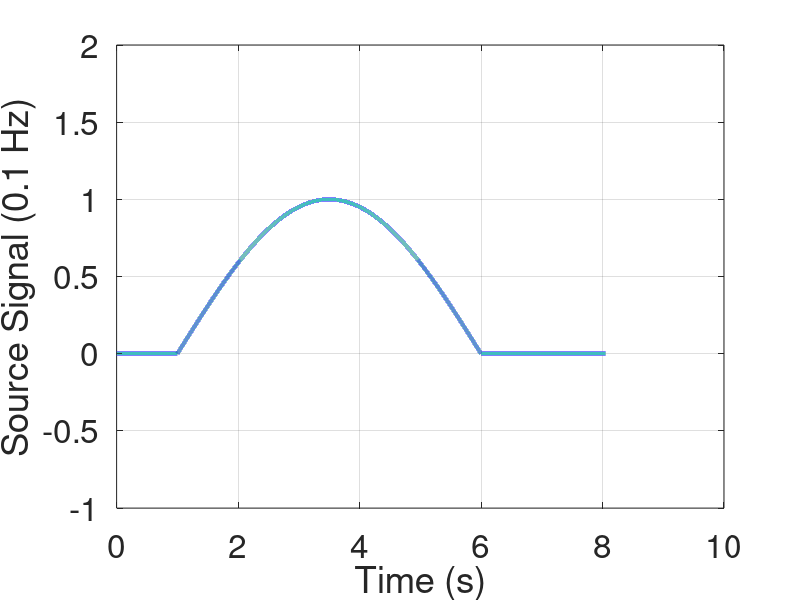

Write the MATLAB code that produced this figure. (Note: a time limit stopped this script after it produced the figure.)
clear all 
clc
close all
%%%%%%%%%%%%%%%%%%%%%%%%%%%%%%%%%%%%%%%%%%%%%%%%%%%%%%%%%%%%%%%%%%%%%%%
nfig=0;
video_steps = 250; %200
take_video = 1; %1 to save video of individual cases
%%%%%%%%%%%%%%%%%%%%%%%%%%%%%%%%%%%%%%%%%%%%%%%%%%%%%%%%%%%%%%%%%%%%%%%
%simulations 
%%%%%%%%%%%%%%%%%%%%%%%%%%%%%%%%%%%%%%%%%%%%%%%%%%%%%%%%%%%%%%%%%%%%%%%
L = 400;     %length of network in m
khat = 1;   %stiffness between agents
f1 = 0.08; f2 = 0.1; f3 = 10;   %Hz source frequency
% f1 = 0.08; f2 = 0.1; f3 = 100;   %Hz source frequency
% f1 = 0.08; f2 = 0.5; f3 = 10;   %Hz source frequency
disp(['Simulating frequencies: ' num2str(f1) ' Hz, ' num2str(f2) ' Hz, ' num2str(f3) ' Hz.'])
%wave properties

T1 = 1/f1;                  %time period of propagated in seconds
T2 = 1/f2;
T3 = 1/f3;

cases_to_run = [1 1 0 1];   %[DSR Mom-small-damping Mom-large-damping Nesterov]


%%%%%%%%%%%%%%%%%%%%%%%%%%%%%%%%%%%%%%%%%%%%%%
%DSR parameters
gamma_dsr = 10;
% gamma_dsr = 5;
% gamma_dsr = 15;
beta2_dsr = 1;   %=1 for DSR
delta_t = 10^(-4); 
dt = delta_t;



%Momentum parameter
gamma_m = gamma_dsr;
beta2_m_1 = 0.999;
beta2_m_2 = 1;
beta1_m = 0;

%Nesterov parameter
gamma_n = gamma_dsr;
beta2_n = 0.999;
beta1_n = gamma_n*dt*beta2_n*(1+beta2_n);
beta2_n_2 = 1;
beta1_n_2 = gamma_n*dt*beta2_n_2*(1+beta2_n_2);


a = 0.2; %0.0224; %sqrt(v^2*beta2*delta_t*2/gamma)
v = sqrt(gamma_dsr*a^2/(2*1*delta_t*beta2_dsr))        %wave velocity in m/s

tend = max(0.9*L/v) %2.8835e+03 %20*L/v;           %s - duration of simulation time -- BEFORE REFLECTION 
% return


%%%%%%%%%%%%%%%%%%%%%%%%%%%%%%%%%%%%%%%%%%%

%%%%%%%%%%%%%%%%%%%%%%%%%%%%%%%%%%%%
%constrained parameters 
D = 1; %number of spatial dimensions


n = 1*round(L/a) %number of agents

%return
%%%%%%%%%%%%%%%%%%%%%%%%%%%%%%%%%%%%%%%%%%%%%%
%network definition
connection_struct = [-0.5 1 -0.5];
A = zeros(n,n);
A(1,1) = 1; A(1, 2) = -0.5; 
A(n,n) = 1; A(n,n-1) = -1;
for i=2:1:n-1
    A(i,i-1:1:i+1) = connection_struct;
end
A = A;
B = [0.5; zeros(n-1,1)];

lambda_A = eig(A);

% beta1_dsr = 0*4/(max(lambda_A)*(gamma_dsr*delta_t+2));
beta1_dsr = 0.9*((beta2_dsr+1) - gamma_dsr*delta_t/2 )/max(lambda_A);


% 
% beta2_dsr = (pi^2*a^2/(4*L^2))*( sqrt( gamma_dsr*dt/(2*D) + 4*(L^2)/(pi^2*a^2) + beta1_dsr/(2*D) ) - sqrt( gamma_dsr*dt/(2*D)) )^2
%  c = sqrt(gamma_dsr*a^2/(2*D*delta_t*beta2_dsr));
%  zeta_dsr = (1-beta2_dsr)*L/(pi*c*beta2_dsr*dt) + beta1_dsr*pi*c/(4*gamma_dsr*L)
% omega_0 = pi*c/(2*L);
%  predicted_settling_time = 6/(zeta_dsr*omega_0)

predicted_settling_time = tend;
 
% 
%   return

%%%%%%%%%%%%%%%%%%%%%%%%%%%%%%%%%%%%%%%%%%%



%time variable
ts = 0:delta_t:T2/2; %time period of initial BC creating pulse
t = [ts (ts(end)+delta_t):delta_t:tend]; %time vector


%%%%%%%%%%%%%%%%%%%%%%%%%%%%%%%%%%%%%%%%%%%%%%%%%%%%%%
%define input source
input1 = sin(2*pi*ts/T2);
input2 = 1*sin(2*pi*ts/T3);
input = input1 + input2;
initialzeros = 10000; %2
Is1 = [zeros(1,initialzeros) input1 zeros(1, length(t)-length(ts)-initialzeros)];
Is2 = [zeros(1,initialzeros) input2 zeros(1, length(t)-length(ts)-initialzeros)];
Is = [zeros(1,initialzeros) input zeros(1, length(t)-length(ts)-initialzeros)];
% Is_1 = ones(size(t)); %sin(2*pi*f1*t);
% Is_2 = sin(2*pi*f2*t);
% Is_3 = sin(2*pi*f3*t);

Is_unitstep = ones(size(t));

% nfig=nfig+1; figure(nfig);
% plot(t, Is_1, '-', t, Is_2, '-', t, Is_3, '-', 'LineWidth', 3);
% xlabel('Time (s)');
% ylabel('Is');
% title('Source Trajectory');

nfig=nfig+1; figure(nfig);
plot(t, Is1, '-','LineWidth', 3);
xlabel('Time (s)');
ylabel('Source Signal (0.1 Hz)');
grid on
set(gca, 'FontSize', 24);
ylim([-1 2])

nfig=nfig+1; figure(nfig);
plot(t, Is2, '-','LineWidth', 3);
xlabel('Time (s)');
ylabel('Source Signal (10 Hz)');
grid on
set(gca, 'FontSize', 24);
ylim([-1 2])

nfig=nfig+1; figure(nfig);
plot(t, Is, '-','LineWidth', 3);
xlabel('Time (s)');
ylabel('Source Signal (I_s)');
grid on
set(gca, 'FontSize', 24);
ylim([-1 2])

%  return



if (cases_to_run(1)==1)


            %%%%%%%% METHOD 2: DSR %%%%%%%%%%%%%%%%%%%%%%%%%%%%
            
            %number of discrete x points
            num_of_x = n; %equal to number of agents in 1d network
            
            %number of time steps 
            num_of_t = length(t);
            
            Idsr1 = zeros(num_of_x, 3);  
            Im_1 = zeros(num_of_x,3);
            Im_2 = zeros(num_of_x, 3);
            Im_3 = zeros(num_of_x, 3);

%             thetadsr = pi/2*ones(num_of_x, 3); %initially the angle is pi/2
%             xdsr = linspace(a, num_of_x*a, num_of_x);
%             ydsr = 0*xdsr;
%             vel = L/4; 
%              leader_x_history_dsr = [];
%              leader_y_history_dsr = [];
%              follower_x_history_dsr = [];
%              follower_y_history_dsr = [];

            %defining variables to take snaps of wave at two instants
                snap1_taken = 0;
                snap2_taken = 0;
                snap3_taken = 0;
                snap4_taken = 0;
                snap5_taken = 0;
                snap6_taken = 0; 

        if (take_video == 1)
%             vidObj0 = VideoWriter('Oct_24_Case0.mp4', 'MPEG-4'); open(vidObj0);
%             vidObj1 = VideoWriter('Oct_24_Case1.mp4', 'MPEG-4'); open(vidObj1);
%             vidObj2 = VideoWriter('Oct_24_Case2.mp4', 'MPEG-4'); open(vidObj2);
            vidObj = VideoWriter('MovieS1.mp4', 'MPEG-4'); open(vidObj);
        end

            
            for k = [3:1:num_of_t] 
                t(k)/t(end)

                iii=3;

            %frequency f1
            %%%%%%%%%%%%%%%%%%%%%%%%%%%%%%%%%%%%%%%%%%%%%%%%%%%%    
               for i=1:1:(num_of_x) 
                   
                   if i==1 
                    Deltai_kminus1 =  Idsr1(i,iii-1) - 0.5*Idsr1(i+1,iii-1) -0.5*Is(k-1) ; 
                    Deltai_kminus2 =  Idsr1(i,iii-2) - 0.5*Idsr1(i+1,iii-2) -0.5*Is(k-2) ; 
                   elseif i == num_of_x        
                    Deltai_kminus1 = -1*Idsr1(i-1,iii-1) + Idsr1(i,iii-1); 
                    Deltai_kminus2 = -1*Idsr1(i-1,iii-2) + Idsr1(i,iii-2);         
                   else
                    Deltai_kminus1 = -0.5*Idsr1(i-1,iii-1) + Idsr1(i,iii-1) - 0.5*Idsr1(i+1,iii-1);  
                    Deltai_kminus2 = -0.5*Idsr1(i-1,iii-2) + Idsr1(i,iii-2) - 0.5*Idsr1(i+1,iii-2); 
                   end
                
                   Idsr1(i,iii) = Idsr1(i,iii-1) - gamma_dsr*delta_t*Deltai_kminus1 - beta1_dsr*(Deltai_kminus1-Deltai_kminus2) ...
                                + beta2_dsr*(Idsr1(i,iii-1)-Idsr1(i,iii-2));% + gamma_dsr*delta_t*B(i)*Is(k-1); 
               end

%                for i=1:1:(num_of_x) 
%                    
%                    if i==1 
%                     Deltai_kminus1 =  Idsr1(i,iii-1) - 0.5*Idsr1(i+1,iii-1);% -0.5*Is(k-1) ; 
%                     Deltai_kminus2 =  Idsr1(i,iii-2) - 0.5*Idsr1(i+1,iii-2);% -0.5*Is(k-2) ; 
%                    elseif i == num_of_x        
%                     Deltai_kminus1 = -1*Idsr1(i-1,iii-1) + Idsr1(i,iii-1); 
%                     Deltai_kminus2 = -1*Idsr1(i-1,iii-2) + Idsr1(i,iii-2);         
%                    else
%                     Deltai_kminus1 = -0.5*Idsr1(i-1,iii-1) + Idsr1(i,iii-1) - 0.5*Idsr1(i+1,iii-1);  
%                     Deltai_kminus2 = -0.5*Idsr1(i-1,iii-2) + Idsr1(i,iii-2) - 0.5*Idsr1(i+1,iii-2); 
%                    end
%                 
%                    Idsr1(i,iii) = Idsr1(i,iii-1) - gamma_dsr*delta_t*Deltai_kminus1 - beta1_dsr*(Deltai_kminus1-Deltai_kminus2) ...
%                                 + beta2_dsr*(Idsr1(i,iii-1)-Idsr1(i,iii-2)) + gamma_dsr*delta_t*B(i)*Is(k-1); 
%                end
                

%                thetadsr = Idsr1*pi/2; %thetadsr + pi/2*Idsr1;
%                xdsr = xdsr + delta_t*cos(thetadsr(:,3)');
%                ydsr = ydsr + delta_t*sin(thetadsr(:,3)');

                Idsr = Idsr1;
                f=f2;

                Idsr1(:,1:2) = Idsr1(:,2:3);


                %%%%%%%%%%%%%%%%%%%%%%%%%%%%%%%%%%%%%%%%%%%%%%%%%%%%    
               for i=1:1:(num_of_x) 
                   
                   if i==1 
                    Deltai_kminus1 =  Im_1(i,iii-1) - 0.5*Im_1(i+1,iii-1) -0.5*Is(k-1) ; 
                    Deltai_kminus2 =  Im_1(i,iii-2) - 0.5*Im_1(i+1,iii-2) -0.5*Is(k-2) ; 
                   elseif i == num_of_x        
                    Deltai_kminus1 = -1*Im_1(i-1,iii-1) + Im_1(i,iii-1); 
                    Deltai_kminus2 = -1*Im_1(i-1,iii-2) + Im_1(i,iii-2);         
                   else
                    Deltai_kminus1 = -0.5*Im_1(i-1,iii-1) + Im_1(i,iii-1) - 0.5*Im_1(i+1,iii-1);  
                    Deltai_kminus2 = -0.5*Im_1(i-1,iii-2) + Im_1(i,iii-2) - 0.5*Im_1(i+1,iii-2); 
                   end
                
                   Im_1(i,iii) = Im_1(i,iii-1) - gamma_m*delta_t*Deltai_kminus1 - beta1_m*(Deltai_kminus1-Deltai_kminus2) ...
                                + beta2_m_1*(Im_1(i,iii-1)-Im_1(i,iii-2));% + gamma_m*delta_t*B(i)*Is(k-1); 
               end


             %                 Idsr = Idsr1;
                %                 f=f2;

                Im_1(:,1:2) = Im_1(:,2:3);



                %%%%%%%%%%%%%%%%%%%%%%%%%%%%%%%%%%%%%%%%%%%%%%%%%%%%    
               for i=1:1:(num_of_x) 
                   
                   if i==1 
                    Deltai_kminus1 =  Im_2(i,iii-1) - 0.5*Im_2(i+1,iii-1) -0.5*Is(k-1) ; 
                    Deltai_kminus2 =  Im_2(i,iii-2) - 0.5*Im_2(i+1,iii-2) -0.5*Is(k-2) ; 
                   elseif i == num_of_x        
                    Deltai_kminus1 = -1*Im_2(i-1,iii-1) + Im_2(i,iii-1); 
                    Deltai_kminus2 = -1*Im_2(i-1,iii-2) + Im_2(i,iii-2);         
                   else
                    Deltai_kminus1 = -0.5*Im_2(i-1,iii-1) + Im_2(i,iii-1) - 0.5*Im_2(i+1,iii-1);  
                    Deltai_kminus2 = -0.5*Im_2(i-1,iii-2) + Im_2(i,iii-2) - 0.5*Im_2(i+1,iii-2); 
                   end
                
                   Im_2(i,iii) = Im_2(i,iii-1) - gamma_m*delta_t*Deltai_kminus1 - beta1_m*(Deltai_kminus1-Deltai_kminus2) ...
                                + beta2_m_2*(Im_2(i,iii-1)-Im_2(i,iii-2));% + gamma_m*delta_t*B(i)*Is(k-1); 
               end


             %                 Idsr = Idsr1;
                %                 f=f2;

                Im_2(:,1:2) = Im_2(:,2:3);         





               %%%%%%%%%%%%%%%%%%%%%%%%%%%%%%%%%%%%%%%%%%%%%%%%%%%%    
               for i=1:1:(num_of_x) 
                   
                   if i==1 
                    Deltai_kminus1 =  Im_3(i,iii-1) - 0.5*Im_3(i+1,iii-1) -0.5*Is1(k-1) ; 
                    Deltai_kminus2 =  Im_3(i,iii-2) - 0.5*Im_3(i+1,iii-2) -0.5*Is1(k-2) ; 
                   elseif i == num_of_x        
                    Deltai_kminus1 = -1*Im_3(i-1,iii-1) + Im_3(i,iii-1); 
                    Deltai_kminus2 = -1*Im_3(i-1,iii-2) + Im_3(i,iii-2);         
                   else
                    Deltai_kminus1 = -0.5*Im_3(i-1,iii-1) + Im_3(i,iii-1) - 0.5*Im_3(i+1,iii-1);  
                    Deltai_kminus2 = -0.5*Im_3(i-1,iii-2) + Im_3(i,iii-2) - 0.5*Im_3(i+1,iii-2); 
                   end
                
                   Im_3(i,iii) = Im_3(i,iii-1) - gamma_m*delta_t*Deltai_kminus1 - beta1_m*(Deltai_kminus1-Deltai_kminus2) ...
                                + beta2_m_2*(Im_3(i,iii-1)-Im_3(i,iii-2));% + gamma_m*delta_t*B(i)*Is1(k-1); 
               end


             %                 Idsr = Idsr1;
                %                 f=f2;

                Im_3(:,1:2) = Im_3(:,2:3);  


            
                
            
                if (mod(k,video_steps) == 0)
 
                         ff = figure(100);
                           subplot(1,3,1)
                          plot(linspace(a, num_of_x*a, num_of_x), Im_2(:,iii-1), '.', 'MarkerSize',6);
                          axis([min(1*a) max(num_of_x*a) -1 2]);
                          grid on;
%                           xlabel('X-location of Agents','fontSize',24);
                          ylabel('Agent Responses','fontSize',20);              
                          %titlestring = ['DSR, \beta_2=' num2str(beta2_dsr) ', \omega_s=' num2str(f) ' Hz, Time = ',num2str(t(k)), ' s']; %['TIME STEP = ',num2str(j), ' TIME = ',num2str(t(j)), 'second'];
                          titlestring = ['Case 0: Undamped'];
                          title(titlestring ,'fontsize',20);  
                          set(gca, 'FontSize', 18); 
%                           pause(0.001)
%                           if (take_video == 1)
%                             F = getframe(gcf);
%                             writeVideo(vidObj0,F);
%                           end


%                            figure(200);
                             subplot(1,3,2)
                          plot(linspace(a, num_of_x*a, num_of_x), Im_1(:,iii-1), '.', 'MarkerSize',6);
                          axis([min(1*a) max(num_of_x*a) -1 2]);
                          grid on;
                          xlabel('X-location of Agents','fontSize',20);
%                           ylabel('Agent Responses','fontSize',24);              
                          %titlestring = ['DSR, \beta_2=' num2str(beta2_dsr) ', \omega_s=' num2str(f) ' Hz, Time = ',num2str(t(k)), ' s']; %['TIME STEP = ',num2str(j), ' TIME = ',num2str(t(j)), 'second'];
                          titlestring = ['Case 1: Viscous damping'];
                          title(titlestring ,'fontsize',20);  
                          set(gca, 'FontSize', 18);
%                          pause(0.001)
%                          if (take_video == 1)
%                             F = getframe(gcf);
%                             writeVideo(vidObj1,F);
%                          end
                            
%                          figure(300);
                          subplot(1,3,3)
                          plot(linspace(a, num_of_x*a, num_of_x), Idsr1(:,iii-1), '.', 'MarkerSize',6);
                          axis([min(1*a) max(num_of_x*a) -1 2]);
                          grid on;
%                           xlabel('X-location of Agents','fontSize',24);
%                           ylabel('Agent Responses','fontSize',24);              
                          %titlestring = ['DSR, \beta_2=' num2str(beta2_dsr) ', \omega_s=' num2str(f) ' Hz, Time = ',num2str(t(k)), ' s']; %['TIME STEP = ',num2str(j), ' TIME = ',num2str(t(j)), 'second'];
                          titlestring = ['Case 2: Internal damping'];
                          title(titlestring ,'fontsize',20);  
                          set(gca, 'FontSize', 18);
                          ff.Position = [100 100 540*2 400];
                          pause(0.001)
%                           if (take_video == 1)
%                                F = getframe(gcf);
%                                writeVideo(vidObj2,F);
%                           end
                           if (take_video == 1)
                               F = getframe(gcf);
                               writeVideo(vidObj,F);
                           end
    



%                           %%2D simul
%                           leader_x_history_dsr = [leader_x_history_dsr xdsr(1)];
%                           leader_y_history_dsr = [leader_y_history_dsr ydsr(1)];
%                           follower_x_history_dsr = [follower_x_history_dsr xdsr(end)];
%                           follower_y_history_dsr = [follower_y_history_dsr ydsr(end)];
%                           
%                           
%                           figure(100);
%                           plot(leader_x_history_dsr, leader_y_history_dsr, 'b-', 'LineWidth',1);
%                           hold on;
%                           plot(follower_x_history_dsr, follower_y_history_dsr, 'b--', 'LineWidth',1);
%                           plot(xdsr, ydsr, 'ko', 'MarkerSize', 4, 'MarkerFaceColor','k');
% %                          quiver(xdsr, ydsr, cos(thetadsr(:,3)'), sin(thetadsr(:,3)'), 'k')
%                           hold off
%                           xlabel('X')
%                           ylabel('Y')
% %                           xlim([0 10*L/3]);
% %                           ylim([-1 5*L/3]);
% 
%                           pause(0.001)


                end

           

              %if (t(k) >= predicted_settling_time/1.5 && snap6_taken == 0)
              if (t(k) >= 7 && snap6_taken == 0)
                 
                  k_6 = k;
            
                  snap6_taken = 1;
                    

                  signal_6_undamped = Im_2(:,iii-1);
                  signal_6_viscous = Im_1(:,iii-1);
                  signal_6_internal = Idsr1(:,iii-1);

                  signal_6_ideal = Im_3(:,iii-1);
            
              end

    
                        
            end

            if (take_video == 1)
%              close(vidObj0);
%              close(vidObj1);
%              close(vidObj2);
             close(vidObj);
            end




end

%%
nfig=nfig+1;
ff=figure(nfig);
subplot(2,3,1);
plot(t, Is1, 'k-', 'LineWidth', 2)
xlabel('Time (s)')
ylabel('I_{s,s}');
ylim([-1, 2]);
grid on;
title('(a)')
set(gca, 'FontSize', 20);
subplot(2,3,2);
plot(t, Is2, 'k-', 'LineWidth', 0.25)
xlabel('Time (s)')
ylabel('I_{s,l}');
ylim([-1, 2]);
grid on;
title('(b)')
set(gca, 'FontSize', 20);
subplot(2,3,3);
plot(t, Is, 'k-', 'LineWidth', 0.5)
xlabel('Time (s)')
ylabel('Source signal (I_s = I_{s,s}+I_{s,l})');
ylim([-1, 2]);
grid on;
title('(c)')
set(gca, 'FontSize', 20);
subplot(2,3,4);
plot(linspace(a, num_of_x*a, num_of_x), signal_6_undamped, 'g-', 'LineWidth', 2)
hold on
plot(linspace(a, num_of_x*a, num_of_x), signal_6_ideal, 'k:', 'LineWidth', 3)
xlabel('X-location')
ylabel('Agent responses');
legend('Undamped', 'Ideal propagation', 'Location','southeast')
ylim([-1, 2]);
grid on;
title('(d)')
set(gca, 'FontSize', 20);
subplot(2,3,5);
plot(linspace(a, num_of_x*a, num_of_x), signal_6_viscous, 'r-', 'LineWidth',2)
hold on
plot(linspace(a, num_of_x*a, num_of_x), signal_6_ideal, 'k:', 'LineWidth', 3)
xlabel('X-location')
ylabel('Agent responses');
legend('Viscous damping', 'Ideal propagation', 'Location','southeast')
ylim([-1, 2]);
grid on;
title('(e)')
set(gca, 'FontSize', 20);
subplot(2,3,6);
plot(linspace(a, num_of_x*a, num_of_x), signal_6_internal, 'b-', 'LineWidth', 2)
hold on
plot(linspace(a, num_of_x*a, num_of_x), signal_6_ideal, 'k:', 'LineWidth', 3)
xlabel('X-location')
ylabel('Agent responses');
legend('Internal damping', 'Ideal propagation', 'Location','southeast')
ylim([-1, 2]);
grid on;
title('(f)')
set(gca, 'FontSize', 20);
ff.Position = [100 100 540*2.2 650];

saveas(gcf,'fig_noiseeffects_v3','epsc')
